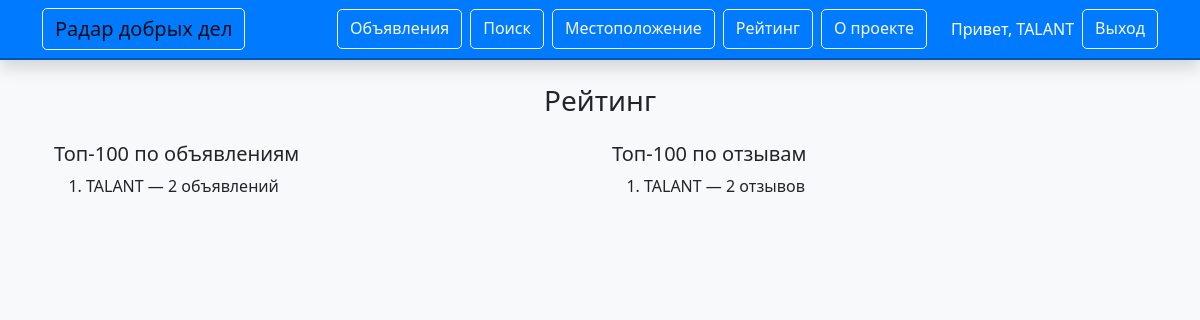
Before: /rating (signed in) with the older database file.
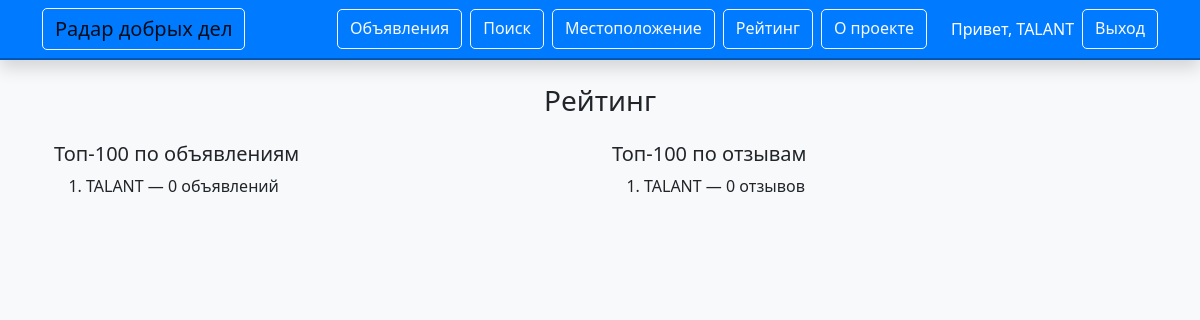
After: the same page with the newer database file.
### app.py (models this page shows, shortened)
class User(UserMixin, db.Model):
    id = db.Column(db.Integer, primary_key=True)
    username = db.Column(db.String(50), unique=True, nullable=False)
    password_hash = db.Column(db.String(256), nullable=False)
    city = db.Column(db.String(100))  # теперь только город
    lat = db.Column(db.Float)
    lng = db.Column(db.Float)
    markers = db.relationship('Marker', backref='user', lazy=True)
    comments = db.relationship('Comment', backref='user', lazy=True)

### app.py (the view)
@app.route('/rating')
@login_required
def rating():
    top_announcements = User.query.outerjoin(Marker).group_by(User.id).order_by(db.func.count(Marker.id).desc()).limit(100).all()
    top_feedback = User.query.outerjoin(Comment).group_by(User.id).order_by(db.func.count(Comment.id).desc()).limit(100).all()
    return render_template('rating.html', top_announcements=top_announcements, top_feedback=top_feedback, user=current_user)

### app.py (called while the page is built)
@login_manager.user_loader
def load_user(user_id):
    return User.query.get(int(user_id))

@app.teardown_appcontext
def teardown_db(exception=None):
    db = g.pop('db', None)
    if db is not None:
        db.close()

### templates/rating.html (shortened to what this page needs)
{% extends "base.html" %}
{% block content %}
<div class="container">
  <h3 class="text-center mb-4">Рейтинг</h3>
  <div class="row">
    <div class="col-md-6">
      <h5>Топ-100 по объявлениям</h5>
      <ol>
        {% for user in top_announcements %}
        <li>{{ user.username }} — {{ user.markers|length }} объявлений</li>
        {% endfor %}
      </ol>
    </div>
    <div class="col-md-6">
      <h5>Топ-100 по отзывам</h5>
      <ol>
        {% for user in top_feedback %}
        <li>{{ user.username }} — {{ user.comments|length }} отзывов</li>
        {% endfor %}
      </ol>
    </div>
  </div>
</div>
{% endblock %}

### templates/base.html (shortened to what this page needs)
<!DOCTYPE html>
<html lang="ru">
<head>
  <link rel="stylesheet" href="https://cdn.jsdelivr.net/npm/bootstrap@5.2.3/dist/css/bootstrap.min.css">
  <link rel="stylesheet" href="https://unpkg.com/leaflet/dist/leaflet.css">
  <link rel="stylesheet" href="{{ url_for('static', filename='css/custom.css') }}">
</head>
<body>
  <nav class="navbar navbar-expand-lg navbar-custom shadow">
    <div class="container">
      <a class="navbar-brand btn btn-outline-light custom-btn" href="{{ url_for('map_view') }}">Радар добрых дел</a>
      <div class="d-flex">
        <a class="btn btn-outline-light custom-btn me-2" href="{{ url_for('announcements') }}">Объявления</a>
        <a class="btn btn-outline-light custom-btn me-2" href="{{ url_for('search') }}">Поиск</a>
        <a class="btn btn-outline-light custom-btn me-2" href="{{ url_for('location') }}">Местоположение</a>
        <a class="btn btn-outline-light custom-btn me-2" href="{{ url_for('rating') }}">Рейтинг</a>
        <a class="btn btn-outline-light custom-btn me-2" href="{{ url_for('about') }}">О проекте</a>
        {% if current_user.is_authenticated %}
          <span class="navbar-text text-white ms-3">Привет, {{ current_user.username }}</span>
          <a class="btn btn-outline-light custom-btn ms-2" href="{{ url_for('logout') }}">Выход</a>
        {% else %}
          <a class="btn btn-outline-light custom-btn me-2" href="{{ url_for('login') }}">Войти</a>
          <a class="btn btn-outline-light custom-btn" href="{{ url_for('register') }}">Регистрация</a>
        {% endif %}
      </div>
    </div>
  </nav>
  <div class="container mt-4">
    {% block content %}{% endblock %}
  </div>
</body>
</html>

Changed rows visible on the page:
changed User "TALANT": markers|length "2" → "0"; comments|length "2" → "0"
